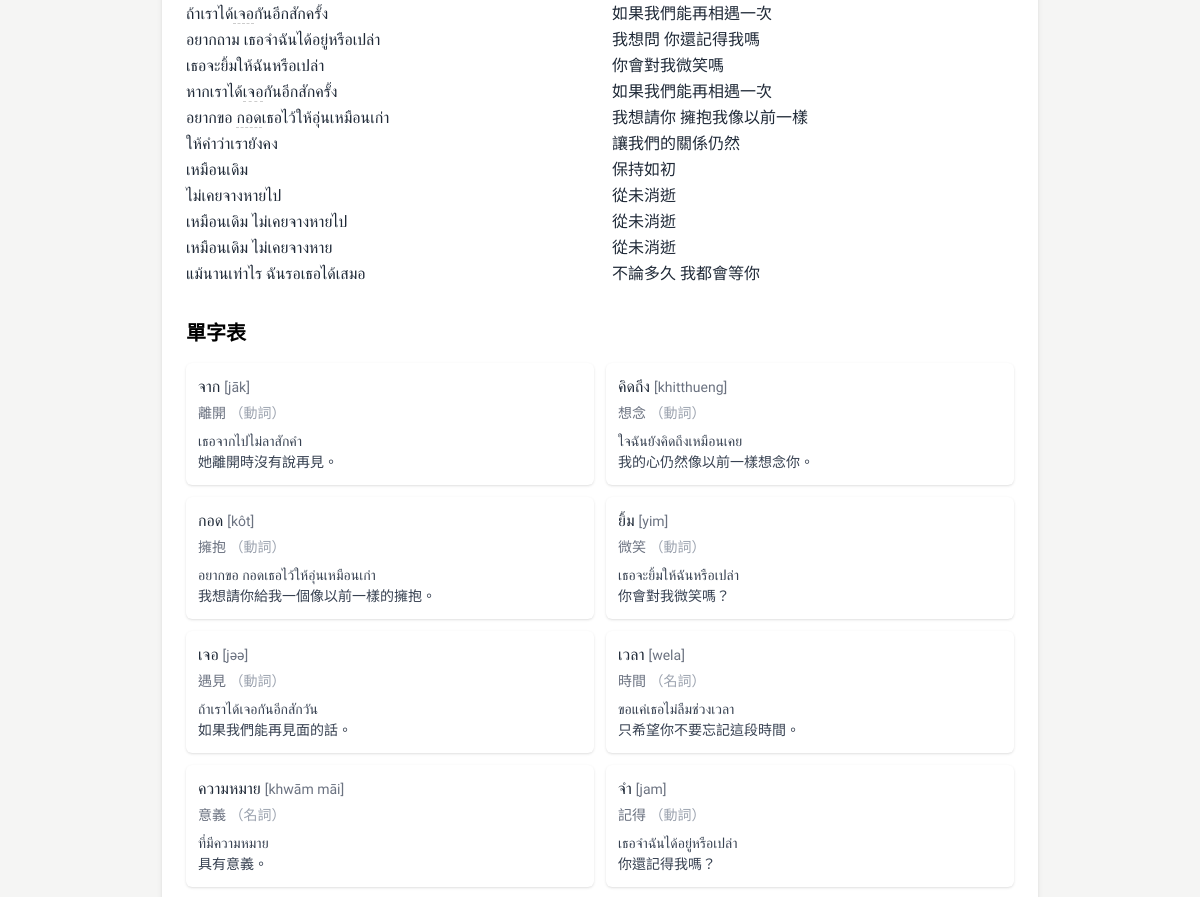
/article/40 (middle part), run on an earlier commit of the app's database.
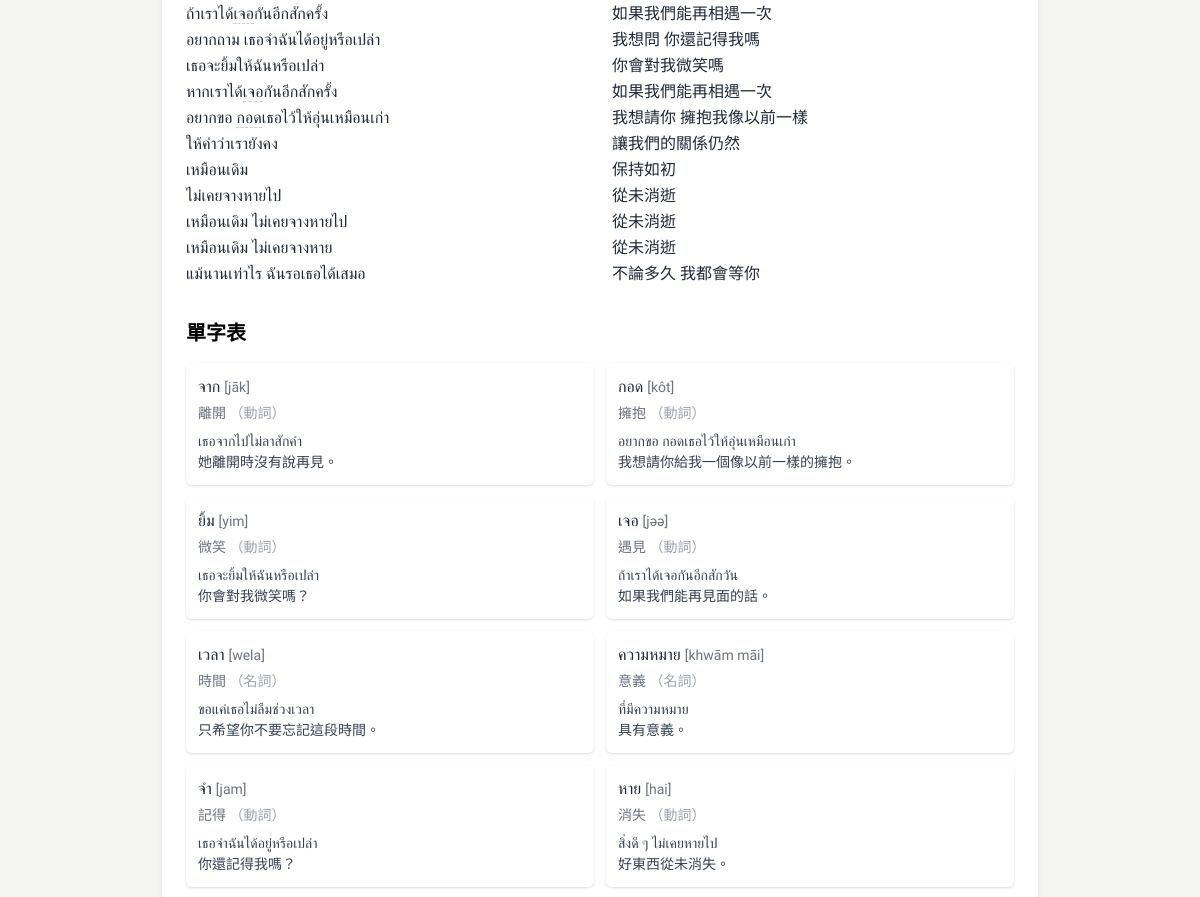
And on a later commit of the database.
### tables this page shows
CREATE TABLE Word (
            id INTEGER PRIMARY KEY AUTOINCREMENT,
            thai TEXT,
            chinese TEXT,
            type TEXT,
            pronunciation TEXT,
            articleId INTEGER,
            createdAt TEXT,
            updatedAt TEXT
        );

CREATE TABLE WordExample (
    id INTEGER PRIMARY KEY AUTOINCREMENT,
    thai TEXT NOT NULL,
    chinese TEXT NOT NULL,
    wordId INTEGER NOT NULL,
    createdAt TEXT NOT NULL,
    updatedAt TEXT NOT NULL, articleId INTEGER REFERENCES Article(id),
    FOREIGN KEY (wordId) REFERENCES Word(id)
);

### app_sqlite.py (the view)
@app.route('/article/<int:article_id>')
def article_detail(article_id):
    import re
    def highlight_words_in_content(content, words):
        def replacer(match):
            word = match.group(0)
            return f'<span class="inline-word" data-word="{word}">{word}</span>'
        for word in words:
            thai = re.escape(word["thai"])
            pattern = re.compile(rf'(?<![>\w])({thai})(?![^<]*?>)')
            content = pattern.sub(replacer, content)
        return content
    conn = get_db_connection()
    article = conn.execute('SELECT * FROM Article WHERE id = ?', (article_id,)).fetchone()
    words = conn.execute('''
        SELECT Word.* FROM Word
        JOIN WordArticle ON Word.id = WordArticle.wordId
        WHERE WordArticle.articleId = ?
    ''', (article_id,)).fetchall()
    words = [dict(row) for row in words]
    for word in words:
        example = conn.execute('''
            SELECT thai, chinese FROM WordExample
            WHERE wordId = ? AND articleId = ?
            ORDER BY createdAt DESC LIMIT 1
        ''', (word['id'], article_id)).fetchone()
        if example:
            word['example_thai'] = example['thai']
            word['example_chinese'] = example['chinese']
        else:
            word['example_thai'] = ''
            word['example_chinese'] = ''
    grammar_points = conn.execute(
        '''
        SELECT GrammarPoint.*
        FROM GrammarPoint
        JOIN GrammarArticle ON GrammarPoint.id = GrammarArticle.grammarPointId
        WHERE GrammarArticle.articleId = ?
        ''', (article_id,)
    ).fetchall()
    grammars = []
    for gp in grammar_points:
        examples = conn.execute(
            'SELECT * FROM GrammarExample WHERE grammarPointId = ?', (gp['id'],)
        ).fetchall()
        grammars.append({
            'id': gp['id'],
            'title': gp['title'],
            'explanation': gp['explanation'],
            'examples': examples
        })
    conn.close()
    if article and article['status'] == 'published':
        article = dict(article)
        article['content'] = highlight_words_in_content(article['content'], words)
        return render_template(
            'article_detail_adjust_ver2.html',
            article=article,
            words=words,
            grammars=grammars
        )
    else:
        return "文章不存在", 404

### app_sqlite.py (called while the page is built)
def get_db_connection():
    base_path = os.path.dirname(os.path.abspath(__file__))
    db_path = os.path.join(base_path, 'data.db')
    conn = sqlite3.connect(db_path)  # SQLite 檔名
    conn.row_factory = sqlite3.Row     # 讓取出的資料像字典一樣操作
    return conn

### templates/article_detail_adjust_ver2.html (shortened to what this page needs)
{% extends "base.html" %}
{% block content %}
  <div class="flex justify-center px-4 py-8 gap-4">
    <div class="w-full md:w-3/4">
      <div class="max-w-4xl mx-auto bg-white rounded-lg shadow-md overflow-hidden">
      <div class="p-6">
        <div class="mb-8 grid grid-cols-1 md:grid-cols-2 gap-6">
          <div>
            <div class="thai-text text-gray-800 leading-relaxed whitespace-pre-line">
              {{ article.content | safe }}
            </div>
          </div>
          <div>
            <div class="text-gray-800 leading-relaxed whitespace-pre-line">
            </div>
          </div>
        </div>
        <div class="mb-8">
          <h2 class="text-xl font-semibold mb-4">單字表</h2>
          {% if words %}
            <div class="grid gap-3 grid-cols-1 md:grid-cols-2">
              {% for word in words %}
              <a href="/word/{{ word.id }}" class="block bg-white rounded-md shadow p-3 hover:shadow-lg transition-shadow duration-200">
                <div class="text-base font-medium text-gray-800">
                  <span class="thai-text">{{ word.thai }}</span> <span class="text-sm text-gray-500 font-normal">[{{ word.pronunciation }}]</span>
                </div>
                <div class="text-sm text-gray-500 mt-1">{{ word.chinese }} <span class="text-sm text-gray-400">（{{ word.type }}）</span></div>
                <div class="mt-2 text-sm text-gray-700 leading-normal">
                  <div class="thai-text">{{ word.example_thai }}</div>
                  <div>{{ word.example_chinese }}</div>
                </div>
              </a>
              {% endfor %}
            </div>
          {% else %}
            <div class="bg-gray-50 rounded-lg p-4 text-gray-500">
              尚無單字資料。
            </div>
          {% endif %}
        </div>
      </div>
      </div>
    </div>
  </div>
{% endblock %}

What changed in the data, as far as the page shows it:
removed Word: thai "คิดถึง", pronunciation "khitthueng", chinese "想念", type "動詞"
no longer on this page (row unchanged): WordExample: example_thai "ใจฉันยังคิดถึงเหมือนเคย", example_chinese "我的心仍然像以前一樣想念你。"
now on this page (row unchanged): Word: thai "หาย", pronunciation "hai", chinese "消失", type "動詞"
now on this page (row unchanged): WordExample: example_thai "สิ่งดี ๆ ไม่เคยหายไป", example_chinese "好東西從未消失。"
